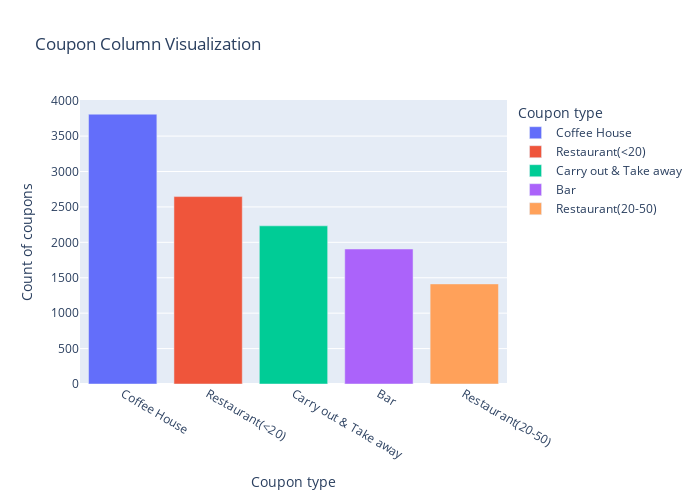

The code cell stored with this chart in its notebook:
### Markdown cell above
<span style="font-size: 20px; color: red;font-family: 'Times New Roman', Times, serif;">Use a bar plot to visualize the coupon column</span>

### Code cell
coupon_cnts = data["coupon"].value_counts().reset_index()
coupon_cnts.columns = ["Coupon type", "Count of coupons"]  # Rename columns for clarity

# Plotting with Plotly Express
fig = px.bar(coupon_cnts, x="Coupon type", y="Count of coupons", title="Coupon Counts", color="Coupon type") 
fig.update_layout(width=700, height =500, title ="Coupon Column Visualization") 
fig.show()

### Figure 1 — Plotly figure (JSON) as saved in the notebook; plotly's stock layout.template omitted (floating-point values rounded to 4 significant figures)
{"data": [{"alignmentgroup": "True", "hovertemplate": "Coupon type=%{x}<br>Count of coupons=%{y}<extra></extra>", "legendgroup": "Coffee House", "marker": {"color": "#636efa", "pattern": {"shape": ""}}, "name": "Coffee House", "offsetgroup": "Coffee House", "orientation": "v", "showlegend": true, "textposition": "auto", "x": ["Coffee House"], "xaxis": "x", "y": [3809], "yaxis": "y", "type": "bar"}, {"alignmentgroup": "True", "hovertemplate": "Coupon type=%{x}<br>Count of coupons=%{y}<extra></extra>", "legendgroup": "Restaurant(<20)", "marker": {"color": "#EF553B", "pattern": {"shape": ""}}, "name": "Restaurant(<20)", "offsetgroup": "Restaurant(<20)", "orientation": "v", "showlegend": true, "textposition": "auto", "x": ["Restaurant(<20)"], "xaxis": "x", "y": [2646], "yaxis": "y", "type": "bar"}, {"alignmentgroup": "True", "hovertemplate": "Coupon type=%{x}<br>Count of coupons=%{y}<extra></extra>", "legendgroup": "Carry out & Take away", "marker": {"color": "#00cc96", "pattern": {"shape": ""}}, "name": "Carry out & Take away", "offsetgroup": "Carry out & Take away", "orientation": "v", "showlegend": true, "textposition": "auto", "x": ["Carry out & Take away"], "xaxis": "x", "y": [2233], "yaxis": "y", "type": "bar"}, {"alignmentgroup": "True", "hovertemplate": "Coupon type=%{x}<br>Count of coupons=%{y}<extra></extra>", "legendgroup": "Bar", "marker": {"color": "#ab63fa", "pattern": {"shape": ""}}, "name": "Bar", "offsetgroup": "Bar", "orientation": "v", "showlegend": true, "textposition": "auto", "x": ["Bar"], "xaxis": "x", "y": [1906], "yaxis": "y", "type": "bar"}, {"alignmentgroup": "True", "hovertemplate": "Coupon type=%{x}<br>Count of coupons=%{y}<extra></extra>", "legendgroup": "Restaurant(20-50)", "marker": {"color": "#FFA15A", "pattern": {"shape": ""}}, "name": "Restaurant(20-50)", "offsetgroup": "Restaurant(20-50)", "orientation": "v", "showlegend": true, "textposition": "auto", "x": ["Restaurant(20-50)"], "xaxis": "x", "y": [1413], "yaxis": "y", "type": "bar"}], "layout": {"xaxis": {"anchor": "y", "domain": [0.0, 1.0], "title": {"text": "Coupon type"}, "categoryorder": "array", "categoryarray": ["Coffee House", "Restaurant(<20)", "Carry out & Take away", "Bar", "Restaurant(20-50)"]}, "yaxis": {"anchor": "x", "domain": [0.0, 1.0], "title": {"text": "Count of coupons"}}, "legend": {"title": {"text": "Coupon type"}, "tracegroupgap": 0}, "title": {"text": "Coupon Column Visualization"}, "barmode": "relative", "width": 700, "height": 500}}
